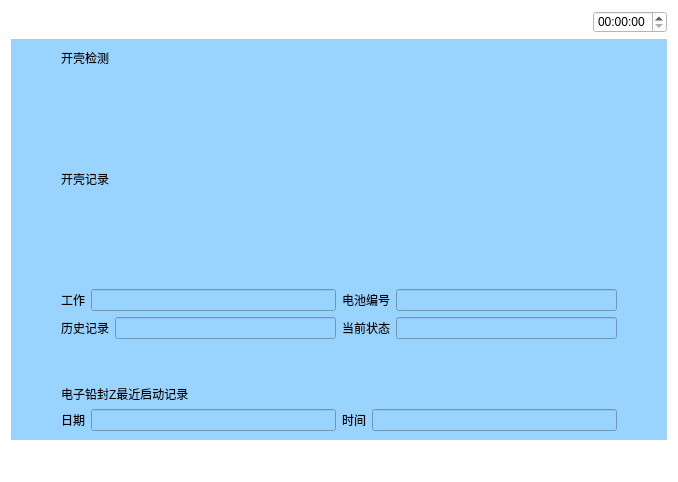
<?xml version="1.0" encoding="UTF-8"?>
<ui version="4.0">
 <class>Kaikejiance</class>
 <widget class="QWidget" name="Kaikejiance">
  <property name="geometry">
   <rect>
    <x>0</x>
    <y>0</y>
    <width>678</width>
    <height>482</height>
   </rect>
  </property>
  <property name="windowTitle">
   <string>Form</string>
  </property>
  <property name="styleSheet">
   <string notr="true">background-color: rgb(255, 255, 255);</string>
  </property>
  <layout class="QVBoxLayout" name="verticalLayout_3" stretch="1,5,1">
   <item>
    <layout class="QHBoxLayout" name="horizontalLayout_5">
     <item>
      <widget class="QPushButton" name="pushButton">
       <property name="text">
        <string/>
       </property>
       <property name="icon">
        <iconset resource="myimages.qrc">
         <normaloff>:/image/images/4g.png</normaloff>:/image/images/4g.png</iconset>
       </property>
       <property name="flat">
        <bool>true</bool>
       </property>
      </widget>
     </item>
     <item>
      <widget class="QPushButton" name="pushButton_2">
       <property name="text">
        <string/>
       </property>
       <property name="icon">
        <iconset resource="myimages.qrc">
         <normaloff>:/image/images/wireless.svg</normaloff>:/image/images/wireless.svg</iconset>
       </property>
       <property name="flat">
        <bool>true</bool>
       </property>
      </widget>
     </item>
     <item>
      <widget class="QPushButton" name="pushButton_3">
       <property name="text">
        <string/>
       </property>
       <property name="icon">
        <iconset resource="myimages.qrc">
         <normaloff>:/image/images/bl.svg</normaloff>:/image/images/bl.svg</iconset>
       </property>
       <property name="flat">
        <bool>true</bool>
       </property>
      </widget>
     </item>
     <item>
      <widget class="QPushButton" name="pushButton_4">
       <property name="text">
        <string/>
       </property>
       <property name="icon">
        <iconset resource="myimages.qrc">
         <normaloff>:/image/images/locate.svg</normaloff>:/image/images/locate.svg</iconset>
       </property>
       <property name="flat">
        <bool>true</bool>
       </property>
      </widget>
     </item>
     <item>
      <spacer name="horizontalSpacer_4">
       <property name="orientation">
        <enum>Qt::Horizontal</enum>
       </property>
       <property name="sizeHint" stdset="0">
        <size>
         <width>40</width>
         <height>20</height>
        </size>
       </property>
      </spacer>
     </item>
     <item>
      <widget class="QTimeEdit" name="timeEdit_2"/>
     </item>
    </layout>
   </item>
   <item>
    <widget class="QWidget" name="widget" native="true">
     <property name="sizePolicy">
      <sizepolicy hsizetype="Preferred" vsizetype="Preferred">
       <horstretch>0</horstretch>
       <verstretch>0</verstretch>
      </sizepolicy>
     </property>
     <property name="contextMenuPolicy">
      <enum>Qt::DefaultContextMenu</enum>
     </property>
     <property name="styleSheet">
      <string notr="true">background-color: rgb(153, 211, 255);</string>
     </property>
     <layout class="QVBoxLayout" name="verticalLayout_2" stretch="1,1,0,0">
      <property name="leftMargin">
       <number>50</number>
      </property>
      <property name="rightMargin">
       <number>50</number>
      </property>
      <item>
       <layout class="QHBoxLayout" name="horizontalLayout">
        <item>
         <widget class="QLabel" name="label">
          <property name="text">
           <string>开壳检测</string>
          </property>
          <property name="alignment">
           <set>Qt::AlignCenter</set>
          </property>
         </widget>
        </item>
        <item>
         <spacer name="horizontalSpacer">
          <property name="orientation">
           <enum>Qt::Horizontal</enum>
          </property>
          <property name="sizeHint" stdset="0">
           <size>
            <width>40</width>
            <height>20</height>
           </size>
          </property>
         </spacer>
        </item>
        <item>
         <layout class="QVBoxLayout" name="verticalLayout"/>
        </item>
       </layout>
      </item>
      <item>
       <layout class="QHBoxLayout" name="horizontalLayout_4">
        <item>
         <layout class="QGridLayout" name="gridLayout">
          <item row="0" column="0">
           <widget class="QLabel" name="label_2">
            <property name="text">
             <string>开壳记录</string>
            </property>
           </widget>
          </item>
          <item row="1" column="0">
           <layout class="QHBoxLayout" name="horizontalLayout_6">
            <item>
             <widget class="QLabel" name="label_4">
              <property name="text">
               <string>工作</string>
              </property>
             </widget>
            </item>
            <item>
             <widget class="QLineEdit" name="lineEdit"/>
            </item>
           </layout>
          </item>
          <item row="1" column="1">
           <layout class="QHBoxLayout" name="horizontalLayout_7">
            <item>
             <widget class="QLabel" name="label_5">
              <property name="text">
               <string>电池编号</string>
              </property>
             </widget>
            </item>
            <item>
             <widget class="QLineEdit" name="lineEdit_2"/>
            </item>
           </layout>
          </item>
          <item row="2" column="0">
           <layout class="QHBoxLayout" name="horizontalLayout_8">
            <item>
             <widget class="QLabel" name="label_6">
              <property name="text">
               <string>历史记录</string>
              </property>
             </widget>
            </item>
            <item>
             <widget class="QLineEdit" name="lineEdit_3"/>
            </item>
           </layout>
          </item>
          <item row="2" column="1">
           <layout class="QHBoxLayout" name="horizontalLayout_9">
            <item>
             <widget class="QLabel" name="label_7">
              <property name="text">
               <string>当前状态</string>
              </property>
             </widget>
            </item>
            <item>
             <widget class="QLineEdit" name="lineEdit_4"/>
            </item>
           </layout>
          </item>
         </layout>
        </item>
       </layout>
      </item>
      <item>
       <spacer name="verticalSpacer">
        <property name="orientation">
         <enum>Qt::Vertical</enum>
        </property>
        <property name="sizeHint" stdset="0">
         <size>
          <width>20</width>
          <height>40</height>
         </size>
        </property>
       </spacer>
      </item>
      <item>
       <layout class="QGridLayout" name="gridLayout_2">
        <item row="2" column="0">
         <layout class="QHBoxLayout" name="horizontalLayout_10">
          <item>
           <widget class="QLabel" name="label_9">
            <property name="text">
             <string>日期</string>
            </property>
           </widget>
          </item>
          <item>
           <widget class="QLineEdit" name="lineEdit_5"/>
          </item>
         </layout>
        </item>
        <item row="2" column="1">
         <layout class="QHBoxLayout" name="horizontalLayout_11">
          <item>
           <widget class="QLabel" name="label_10">
            <property name="text">
             <string>时间</string>
            </property>
           </widget>
          </item>
          <item>
           <widget class="QLineEdit" name="lineEdit_6"/>
          </item>
         </layout>
        </item>
        <item row="1" column="0">
         <widget class="QLabel" name="label_8">
          <property name="text">
           <string>电子铅封Z最近启动记录</string>
          </property>
         </widget>
        </item>
        <item row="0" column="0">
         <layout class="QHBoxLayout" name="horizontalLayout_3"/>
        </item>
       </layout>
      </item>
     </layout>
    </widget>
   </item>
   <item>
    <layout class="QHBoxLayout" name="horizontalLayout_2">
     <item>
      <widget class="QPushButton" name="returnIndex">
       <property name="font">
        <font>
         <family>AR PL UMing TW MBE</family>
        </font>
       </property>
       <property name="styleSheet">
        <string notr="true">border-image: url(:/image/images/index.svg);</string>
       </property>
       <property name="text">
        <string/>
       </property>
       <property name="icon">
        <iconset resource="myimages.qrc">
         <normaloff>:/image/images/index.svg</normaloff>:/image/images/index.svg</iconset>
       </property>
       <property name="iconSize">
        <size>
         <width>40</width>
         <height>40</height>
        </size>
       </property>
       <property name="flat">
        <bool>true</bool>
       </property>
      </widget>
     </item>
     <item>
      <spacer name="horizontalSpacer_2">
       <property name="orientation">
        <enum>Qt::Horizontal</enum>
       </property>
       <property name="sizeHint" stdset="0">
        <size>
         <width>40</width>
         <height>20</height>
        </size>
       </property>
      </spacer>
     </item>
     <item>
      <spacer name="horizontalSpacer_3">
       <property name="orientation">
        <enum>Qt::Horizontal</enum>
       </property>
       <property name="sizeHint" stdset="0">
        <size>
         <width>40</width>
         <height>20</height>
        </size>
       </property>
      </spacer>
     </item>
     <item>
      <widget class="QPushButton" name="returnPage">
       <property name="text">
        <string/>
       </property>
       <property name="icon">
        <iconset resource="myimages.qrc">
         <normaloff>:/image/images/shangyiye.svg</normaloff>:/image/images/shangyiye.svg</iconset>
       </property>
       <property name="iconSize">
        <size>
         <width>40</width>
         <height>40</height>
        </size>
       </property>
       <property name="flat">
        <bool>true</bool>
       </property>
      </widget>
     </item>
    </layout>
   </item>
  </layout>
 </widget>
 <resources>
  <include location="myimages.qrc"/>
 </resources>
 <connections/>
</ui>
